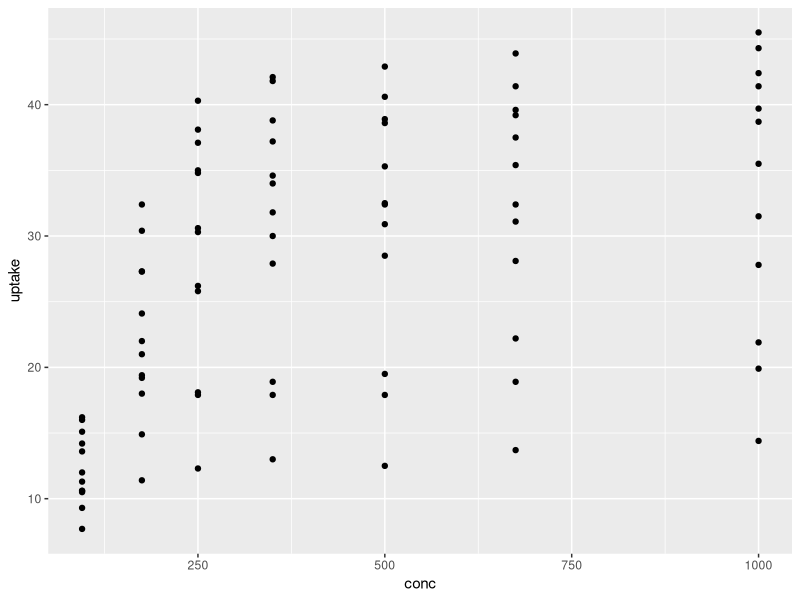
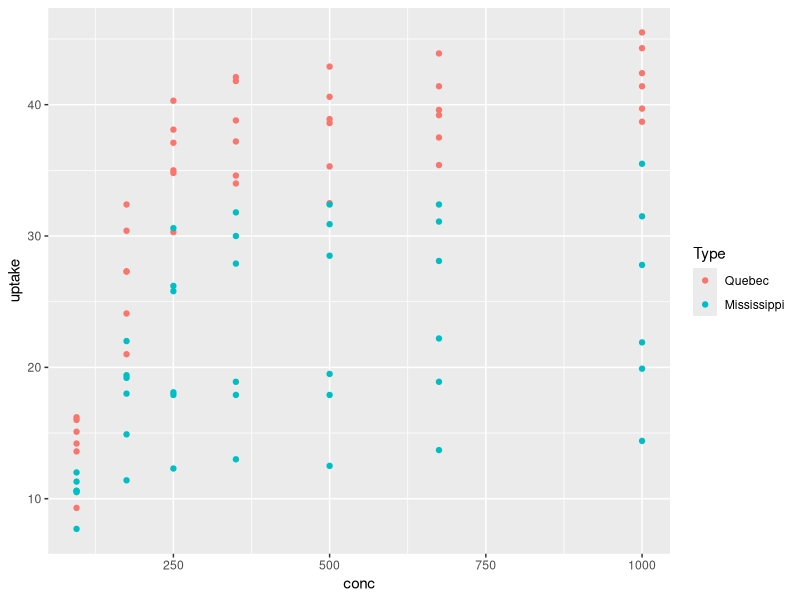
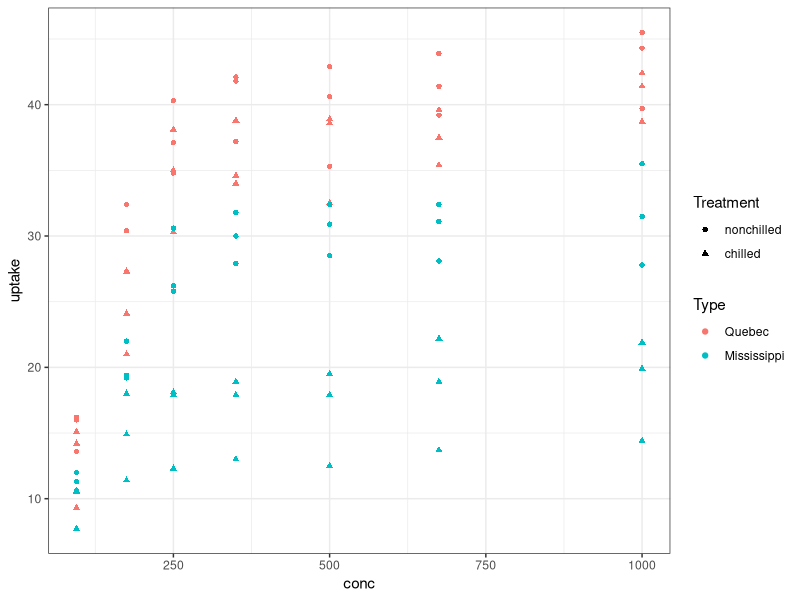
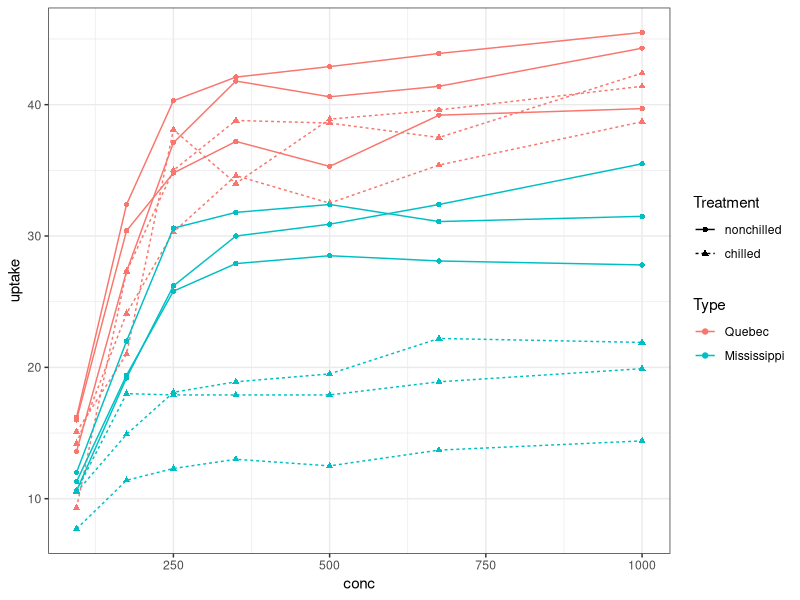

Generate these figures, in order, with R: (Note: this script raises an error after producing the figures.)
## ---- chunk 1
knitr::opts_chunk$set(echo = TRUE, message = FALSE)
## ---- chunk 2
library(tidyverse)
library(broom.mixed)
library(lme4)
## ---- chunk 3
data("CO2")
## ---- chunk 4
ggplot(CO2, aes(x = conc, y = uptake)) + geom_point()
## ---- chunk 5
ggplot(CO2, aes(x = conc, y = uptake, color = Type)) + geom_point()
## ---- chunk 6
ggplot(CO2, aes(x = conc, y = uptake, color = Type)) + geom_point(aes(shape = Treatment)) +
  theme_bw()
## ---- chunk 7
ggplot(CO2, aes(x = conc, y = uptake, color = Type)) + geom_point(aes(shape = Treatment)) +
  geom_path(aes(group = Plant, lty = Treatment)) + theme_bw()
## ---- chunk 8
Fit1 = lm(uptake - conc + Type + Treatment, data = CO2)
